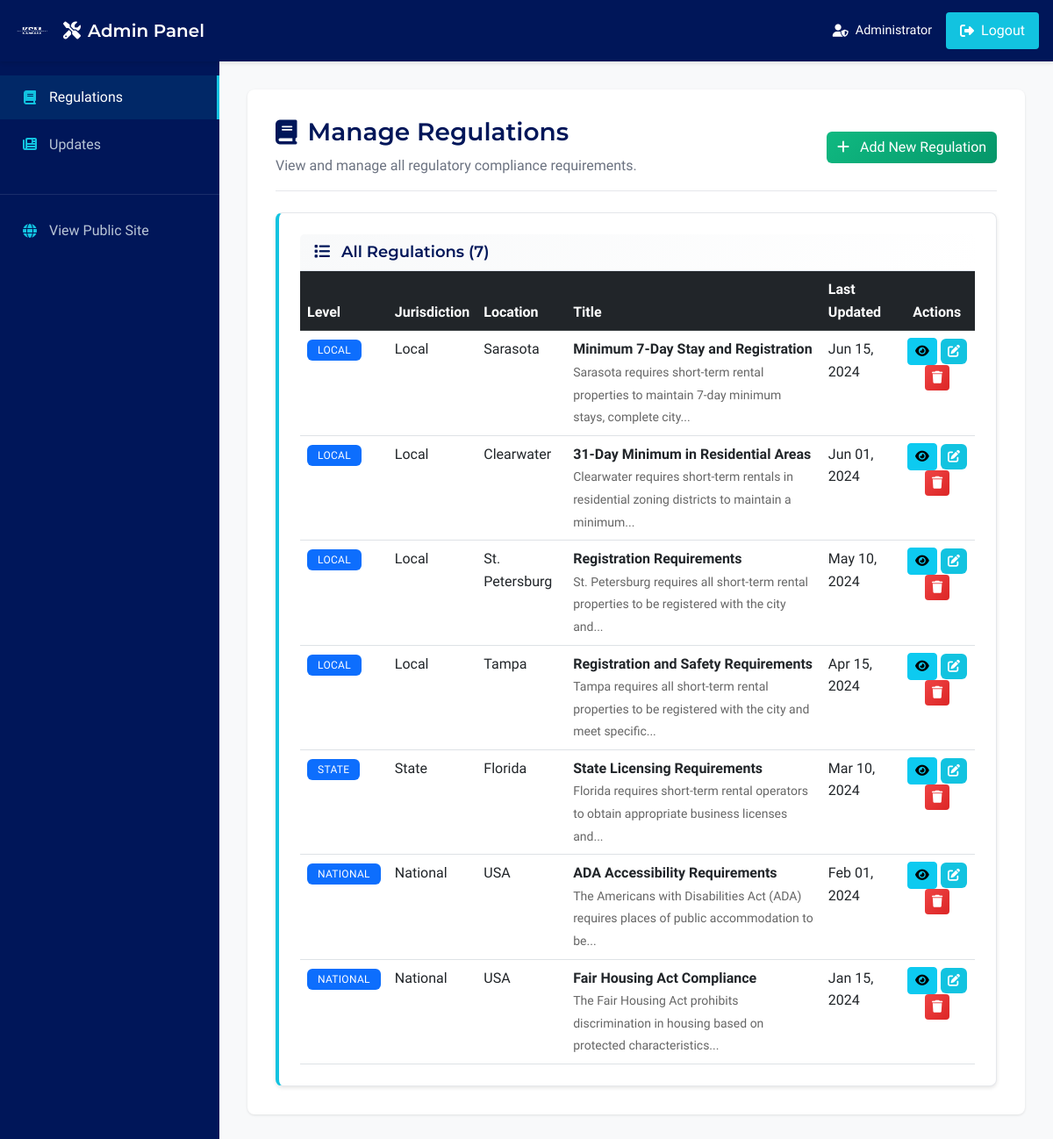
The app's page /admin/regulations (signed in), older data.
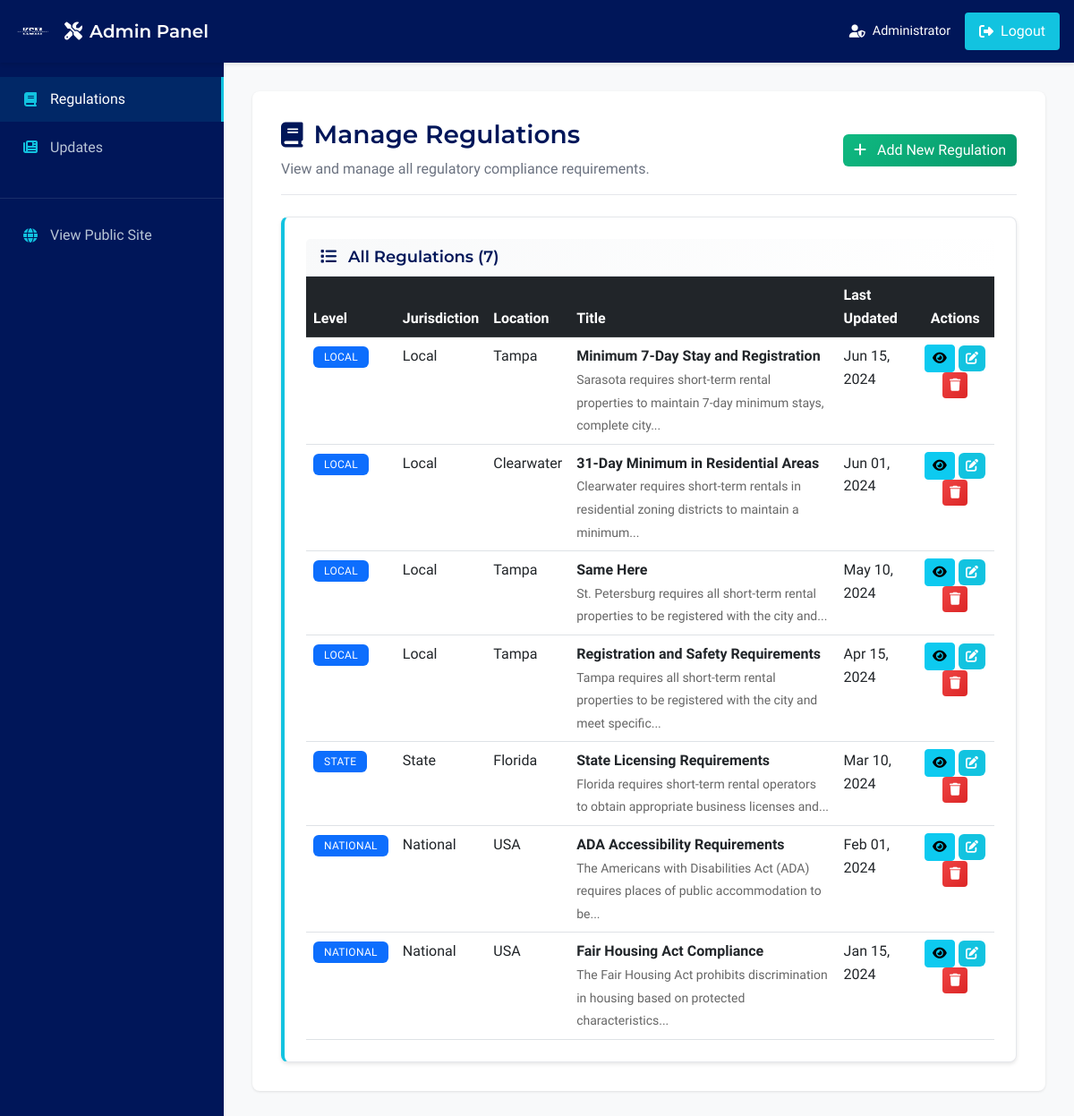
The same page, newer data.
### models.py (models this page shows, shortened)
class Regulation(db.Model):
    __tablename__ = 'regulations'
    id = db.Column(db.Integer, primary_key=True)
    jurisdiction = db.Column(db.String(100), nullable=False, index=True)  # Often queried
    jurisdiction_level = db.Column(db.String(20), nullable=False, default='Local', index=True)  # Often filtered
    location = db.Column(db.String(100), nullable=False, index=True)  # Often queried
    title = db.Column(db.String(200), nullable=False, index=True)  # Often searched
    last_updated = db.Column(db.DateTime, default=datetime.utcnow, index=True)  # Often sorted
    overview = db.Column(db.Text, nullable=True)  # Overview - formatted content
    detailed_requirements = db.Column(db.Text, nullable=True)  # Detailed Requirements - formatted content
    compliance_steps = db.Column(db.Text, nullable=True)  # Compliance Steps - formatted content
    required_forms = db.Column(db.Text, nullable=True)  # Required Forms - formatted content
    penalties_non_compliance = db.Column(db.Text, nullable=True)  # Penalties for Non Compliance - formatted content
    recent_changes = db.Column(db.Text, nullable=True)  # Recent Changes - formatted content
    created_at = db.Column(db.DateTime, default=datetime.utcnow, index=True)
    updated_at = db.Column(db.DateTime, default=datetime.utcnow, onupdate=datetime.utcnow)

### app/blueprints/admin.py (the view)
@admin_bp.route('/regulations')
@require_admin_login
@log_admin_action('regulations_management')
def manage_regulations():
    try:
        start_time = time.time()
        regulations = Regulation.query.order_by(Regulation.last_updated.desc()).all()
        load_time = time.time() - start_time
        logger.info(f"Successfully loaded {len(regulations)} regulations for admin management in {load_time:.3f}s")
        if load_time > 1.0:
            performance_logger.warning(f"Slow regulation loading - Duration: {load_time:.3f}s | Count: {len(regulations)}")
        return render_template('admin/manage_regulations.html', regulations=regulations)
    except Exception as e:
        logger.error(f"Error in manage_regulations: {str(e)}", exc_info=True)
        admin_flash(f"Error loading regulations: {str(e)}", 'error')
        return redirect(url_for('admin.index'))

### app/blueprints/admin.py (called while the page is built, shortened)
def is_admin_logged_in():
    return 'admin_id' in session

def require_admin_login(f):
    @wraps(f)
    def decorated_function(*args, **kwargs):
        return f(*args, **kwargs)
    return decorated_function

### app/utils/admin_helpers.py (called while the page is built)
def get_admin_messages():
    from flask import get_flashed_messages
    all_messages = get_flashed_messages(with_categories=True)
    admin_messages = []
    for category, message in all_messages:
        if category.startswith('admin_'):
            clean_category = category[6:]
            admin_messages.append((clean_category, message))
    return admin_messages

### templates/admin/manage_regulations.html (shortened to what this page needs)
{% extends "admin/admin_base.html" %}
{% block content %}
<div class="admin-content">
    <div class="admin-page-header mb-4">
        <div class="row align-items-center">
            <div class="col">
                <h1 class="admin-page-title">
                    <i class="fas fa-book"></i>
                    Manage Regulations
                </h1>
                <p class="admin-page-subtitle">View and manage all regulatory compliance requirements.</p>
            </div>
            <div class="col-auto">
                <a href="{{ url_for('admin.new_regulation') }}" class="btn btn-success">
                    <i class="fas fa-plus me-2"></i>
                    Add New Regulation
                </a>
            </div>
        </div>
    </div>
    {% if regulations %}
    <div class="card">
        <div class="card-header">
            <h5 class="mb-0">
                <i class="fas fa-list me-2"></i>
                All Regulations ({{ regulations|length }})
            </h5>
        </div>
        <div class="card-body p-0">
            <div class="table-responsive">
                <table class="table table-hover mb-0">
                    <thead class="table-dark">
                        <tr>
                            <th>Level</th>
                            <th>Jurisdiction</th>
                            <th>Location</th>
                            <th>Title</th>
                            <th>Last Updated</th>
                            <th class="text-center">Actions</th>
                        </tr>
                    </thead>
                    <tbody>
                        {% for regulation in regulations %}
                        <tr>
                            <td>
                                <span class="badge bg-primary">{{ regulation.jurisdiction_level }}</span>
                            </td>
                            <td>{{ regulation.jurisdiction }}</td>
                            <td>{{ regulation.location }}</td>
                            <td>
                                <div class="fw-bold">{{ regulation.title }}</div>
                                {% if regulation.overview %}
                                <small class="text-muted">
                                    {{ regulation.overview|striptags|truncate(100) }}
                                </small>
                                {% endif %}
                            </td>
                            <td>
                                {{ regulation.last_updated.strftime('%b %d, %Y') if regulation.last_updated else 'N/A' }}
                            </td>
                            <td class="text-center">
                                <a href="{{ url_for('main.regulation_detail', regulation_id=regulation.id) }}"
                                   class="btn btn-sm btn-info" title="View">
                                    <i class="fas fa-eye"></i>
                                </a>
                                <a href="{{ url_for('admin.edit_regulation', regulation_id=regulation.id) }}"
                                   class="btn btn-sm btn-primary" title="Edit">
                                    <i class="fas fa-edit"></i>
                                </a>
                                <button type="button" class="btn btn-sm btn-danger"
                                        onclick="confirmDelete({{ regulation.id }}, '{{ regulation.title }}')"
                                        title="Delete">
                                    <i class="fas fa-trash"></i>
                                </button>
                            </td>
                        </tr>
                        {% endfor %}
                    </tbody>
                </table>
            </div>
        </div>
    </div>
    {% endif %}
</div>
{% endblock %}

Row changes from the older to the newer data that the page shows:
changed Regulation "Minimum 7-Day Stay and Registration": location "Sarasota" → "Tampa"
changed Regulation: location "St. Petersburg" → "Tampa"; title "Registration Requirements" → "Same Here"
